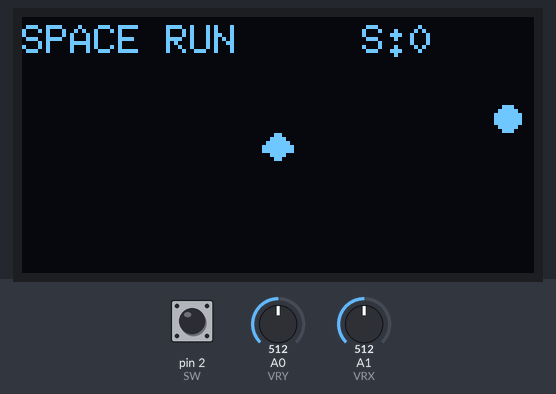
The sketch below on a simulated Arduino Uno, built with avr-gcc and run on an emulated ATmega328P. Shown: 128×64 one-colour display. Inputs (shaded band) come from the test bench; at power-on: A0 (VRY) = 512, pin 2 (SW) HIGH, A1 (VRX) = 512. Random numbers use the default seed unless the sketch sets one.

Above: at 1.2 s.
1.3 s: A0 (VRY) set to 716
At 1.76 s:
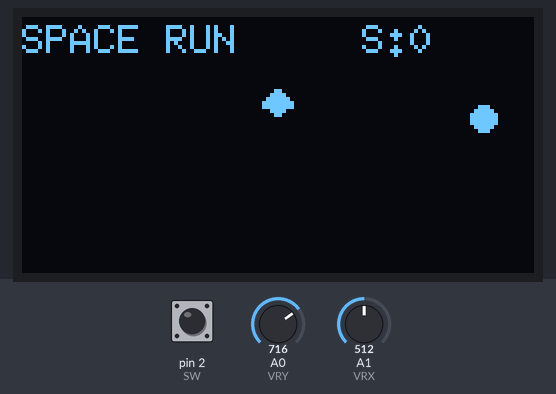
4.3 s: pin 2 (SW) pulled LOW for 0.25 s
At 4.87 s:
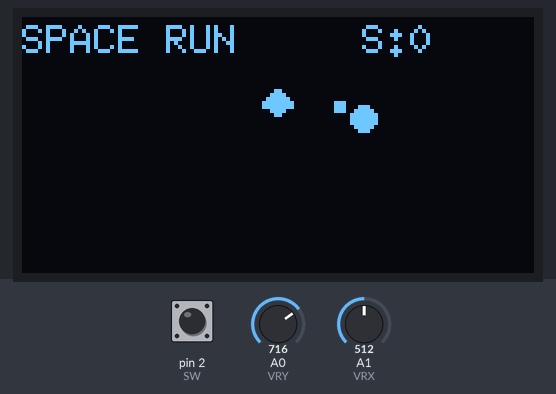
6.6 s: A0 (VRY) set to 511
At 7.0 s:
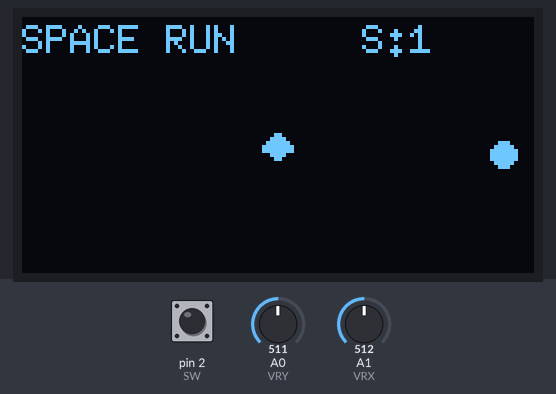
9.6 s: A1 (VRX) set to 716
At 10.6 s:
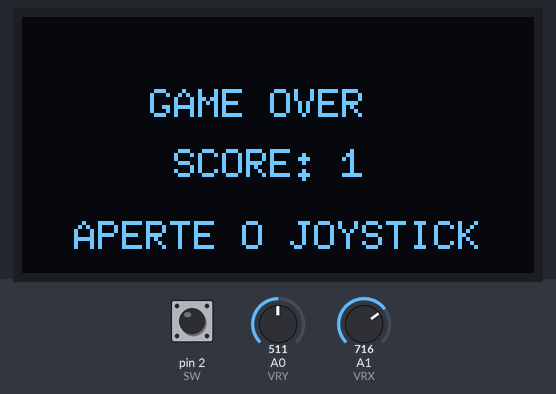
11.7 s: pin 2 (SW) pulled LOW for 1 s
At 12.38 s:
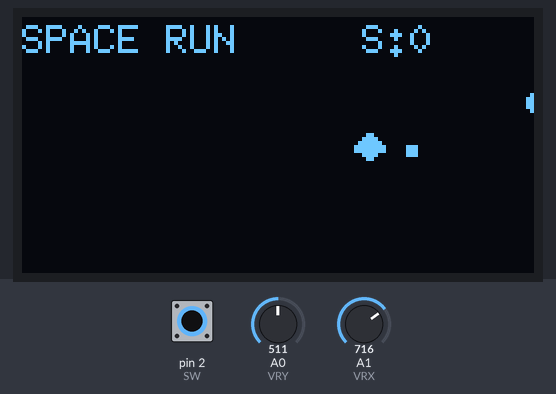
14.2 s: A1 (VRX) set to 511
At 14.66 s:
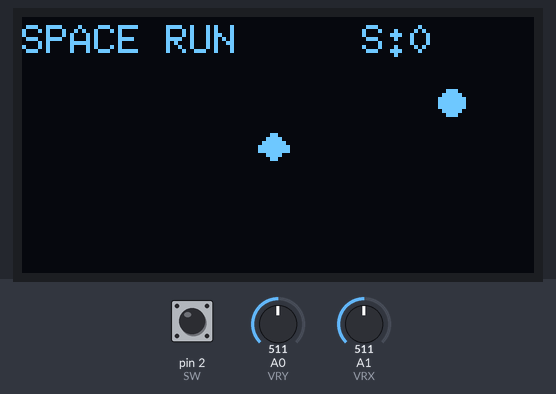

The sketch:

Jogo-arduino-SpaceRun.ino
```cpp
#include <Wire.h>
#include <U8g2lib.h>

// OLED 128x64
U8G2_SSD1306_128X64_NONAME_1_HW_I2C oled(U8G2_R0);

// Joystick
const int VRX = A1;
const int VRY = A0;
const int SW  = 2;

// =========================
// NAVE
// =========================

int jogadorX = 64;
int jogadorY = 32;

const int larguraNave = 8;
const int alturaNave = 7;

const unsigned char nave[] PROGMEM = {
  0b00011000,
  0b00111100,
  0b01111110,
  0b11111111,
  0b11111111,
  0b00111100,
  0b00011000
};


// =========================
// METEOROS
// =========================

const int MAX_METEOROS = 4;

int meteoroX[MAX_METEOROS];
int meteoroY[MAX_METEOROS];

const int tamanhoMeteoro = 7;


// =========================
// TIROS
// =========================

const int MAX_TIROS = 3;

bool tiroAtivo[MAX_TIROS];

int tiroX[MAX_TIROS];
int tiroY[MAX_TIROS];

const int tamanhoTiro = 3;
const int velocidadeTiro = 5;


// =========================
// EXPLOSÃO
// =========================

bool explosaoAtiva = false;

int explosaoX;
int explosaoY;

int tamanhoExplosao = 1;


// =========================
// JOGO
// =========================

bool gameOver = false;

int score = 0;

int quantidadeMeteoros = 2;

int velocidadeInimigo = 1;


// =========================
// BOTÃO
// =========================

bool botaoAnterior = HIGH;


// =========================
// SETUP
// =========================

void setup() {

  pinMode(SW, INPUT_PULLUP);

  oled.begin();

  randomSeed(analogRead(A5));


  // Inicializa meteoros

  for (int i = 0; i < MAX_METEOROS; i++) {

    meteoroX[i] = 128 + (i * 55);

    meteoroY[i] = random(12, 58);
  }


  // Inicializa tiros

  for (int i = 0; i < MAX_TIROS; i++) {

    tiroAtivo[i] = false;
  }
}


// =========================
// LOOP
// =========================

void loop() {

  // =================================
  // GAME OVER
  // =================================

  if (gameOver) {

    oled.firstPage();

    do {

      oled.setFont(u8g2_font_6x10_tf);

      oled.drawStr(32, 25, "GAME OVER");

      oled.setCursor(38, 40);
      oled.print("SCORE: ");
      oled.print(score);

      oled.drawStr(13, 58, "APERTE O JOYSTICK");

    } while (oled.nextPage());


    if (digitalRead(SW) == LOW) {

      gameOver = false;

      jogadorX = 64;
      jogadorY = 32;

      score = 0;

      quantidadeMeteoros = 2;

      velocidadeInimigo = 1;

      explosaoAtiva = false;

      botaoAnterior = HIGH;


      // Reinicia meteoros

      for (int i = 0; i < MAX_METEOROS; i++) {

        meteoroX[i] = 128 + (i * 55);

        meteoroY[i] = random(12, 58);
      }


      // Remove tiros

      for (int i = 0; i < MAX_TIROS; i++) {

        tiroAtivo[i] = false;
      }

      delay(300);
    }

    return;
  }


  // =========================
  // 1. LER JOYSTICK
  // =========================

  int joystickX = analogRead(VRX);
  int joystickY = analogRead(VRY);

  jogadorX = map(
    joystickX,
    0,
    1023,
    0,
    120
  );

  jogadorY = map(
    joystickY,
    0,
    1023,
    57,
    0
  );


  // =========================
// 2. DEFINIR DIFICULDADE
// =========================

if (score < 2) {

  quantidadeMeteoros = 2;
  velocidadeInimigo = 2;

} else if (score < 5) {

  quantidadeMeteoros = 2;
  velocidadeInimigo = 3;

} else if (score < 8) {

  quantidadeMeteoros = 3;
  velocidadeInimigo = 3;

} else if (score < 12) {

  quantidadeMeteoros = 3;
  velocidadeInimigo = 4;

} else {

  quantidadeMeteoros = 4;
  velocidadeInimigo = 5;
}
  // =========================
  // 3. DISPARAR
  // =========================

  bool botaoAtual = digitalRead(SW);


  // Detecta o momento do clique

  if (botaoAnterior == HIGH && botaoAtual == LOW) {

    // Procura um espaço livre para o tiro

    for (int i = 0; i < MAX_TIROS; i++) {

      if (!tiroAtivo[i]) {

        tiroAtivo[i] = true;

        tiroX[i] = jogadorX + larguraNave;

        tiroY[i] = jogadorY + 3;

        break;
      }
    }
  }

  botaoAnterior = botaoAtual;


  // =========================
  // 4. MOVER TIROS
  // =========================

  for (int i = 0; i < MAX_TIROS; i++) {

    if (tiroAtivo[i]) {

      tiroX[i] += velocidadeTiro;


      if (tiroX[i] > 128) {

        tiroAtivo[i] = false;
      }
    }
  }


  // =========================
  // 5. MOVER METEOROS
  // =========================

  for (int i = 0; i < quantidadeMeteoros; i++) {

    meteoroX[i] -= velocidadeInimigo;


    if (meteoroX[i] < -tamanhoMeteoro) {

      meteoroX[i] = 128 + random(0, 50);

      meteoroY[i] = random(12, 58);
    }
  }


  // =========================
  // 6. TIRO × METEORO
  // =========================

  for (int t = 0; t < MAX_TIROS; t++) {

    if (!tiroAtivo[t]) {
      continue;
    }


    for (int m = 0; m < quantidadeMeteoros; m++) {

      if (
        tiroX[t] < meteoroX[m] + tamanhoMeteoro &&
        tiroX[t] + tamanhoTiro > meteoroX[m] &&
        tiroY[t] < meteoroY[m] + tamanhoMeteoro &&
        tiroY[t] + tamanhoTiro > meteoroY[m]
      ) {

        // Guarda posição da explosão

        explosaoX = meteoroX[m] + 3;
        explosaoY = meteoroY[m] + 3;

        explosaoAtiva = true;

        tamanhoExplosao = 1;


        // Desativa tiro

        tiroAtivo[t] = false;


        // Ganha ponto

        score++;


        // Novo meteoro

        meteoroX[m] = 128 + random(20, 70);

        meteoroY[m] = random(12, 58);


        break;
      }
    }
  }


  // =========================
  // 7. ANIMAÇÃO DA EXPLOSÃO
  // =========================

  if (explosaoAtiva) {

    tamanhoExplosao++;


    if (tamanhoExplosao > 7) {

      explosaoAtiva = false;
    }
  }


  // =========================
  // 8. NAVE × METEORO
  // =========================

  for (int i = 0; i < quantidadeMeteoros; i++) {

    if (
      jogadorX < meteoroX[i] + tamanhoMeteoro &&
      jogadorX + larguraNave > meteoroX[i] &&
      jogadorY < meteoroY[i] + tamanhoMeteoro &&
      jogadorY + alturaNave > meteoroY[i]
    ) {

      gameOver = true;
    }
  }


  // =========================
  // 9. DESENHAR
  // =========================

  oled.firstPage();

  do {

    oled.setFont(u8g2_font_6x10_tf);


    // Nome

    oled.drawStr(0, 9, "SPACE RUN");


    // Score

    oled.setCursor(85, 9);
    oled.print("S:");
    oled.print(score);


    // =========================
    // NAVE
    // =========================

    oled.drawXBMP(
      jogadorX,
      jogadorY,
      larguraNave,
      alturaNave,
      nave
    );


    // =========================
    // TIROS
    // =========================

    for (int i = 0; i < MAX_TIROS; i++) {

      if (tiroAtivo[i]) {

        oled.drawBox(
          tiroX[i],
          tiroY[i],
          tamanhoTiro,
          tamanhoTiro
        );
      }
    }


    // =========================
    // METEOROS
    // =========================

    for (int i = 0; i < quantidadeMeteoros; i++) {

      oled.drawDisc(
        meteoroX[i] + 3,
        meteoroY[i] + 3,
        3
      );
    }


    // =========================
    // EXPLOSÃO
    // =========================

    if (explosaoAtiva) {

      oled.drawCircle(
        explosaoX,
        explosaoY,
        tamanhoExplosao
      );

      oled.drawLine(
        explosaoX - tamanhoExplosao,
        explosaoY,
        explosaoX + tamanhoExplosao,
        explosaoY
      );

      oled.drawLine(
        explosaoX,
        explosaoY - tamanhoExplosao,
        explosaoX,
        explosaoY + tamanhoExplosao
      );
    }

  } while (oled.nextPage());


  delay(30);
}
```

Measured:
- after the input at 11.7 s, the display: changes after 0.58 s (image 5)
